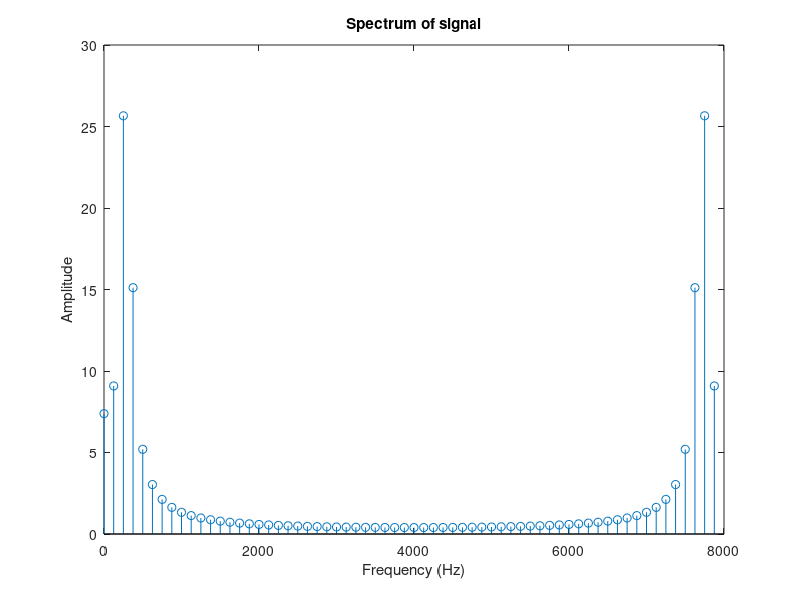
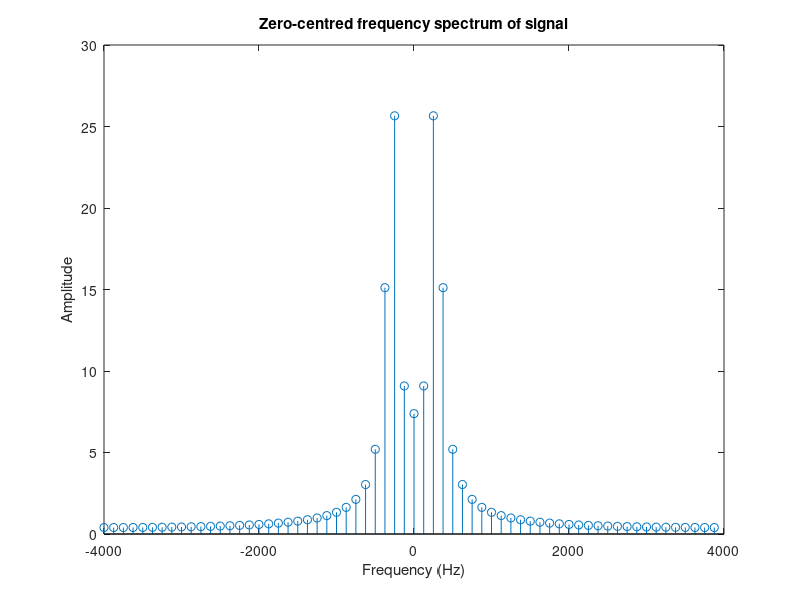

These figures' MATLAB source, in order:

  N = 64;
  fc = 3000;

  fs = 8000;
  
  Ts = 1/8000;
  
  t = linspace(0, Ts, 100 * Ts);
  signal = cos(2 * pi * fc *t);
  
  t1 = linspace(0, 100 * Ts, 1000);
  signal1 = sin(2 * pi * fc *t1);
  

  fx = zeros(1, N);
  fidx = (fs/N) * linspace(0,N-1,N);
  spectrum = fft(signal1, N);
  stem(fidx, abs(spectrum));
  xlabel('Frequency (Hz)');
  ylabel('Amplitude');
  title('Spectrum of signal');

  figure;
  fidx = (fs/N)*linspace(-N/2, N/2-1, N);
  stem(fidx, abs(fftshift(spectrum)));
  xlabel('Frequency (Hz)');
  ylabel('Amplitude');
  title('Zero-centred frequency spectrum of signal');

